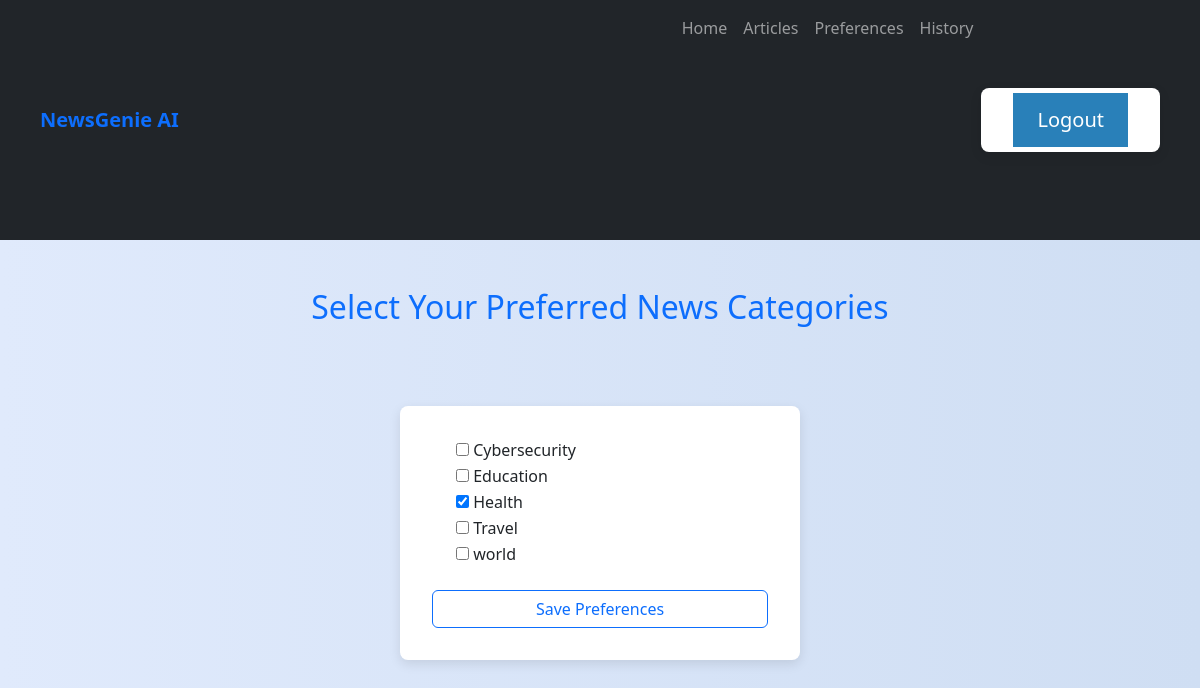
Before: /users/preferences/ (signed in) with the older database file.
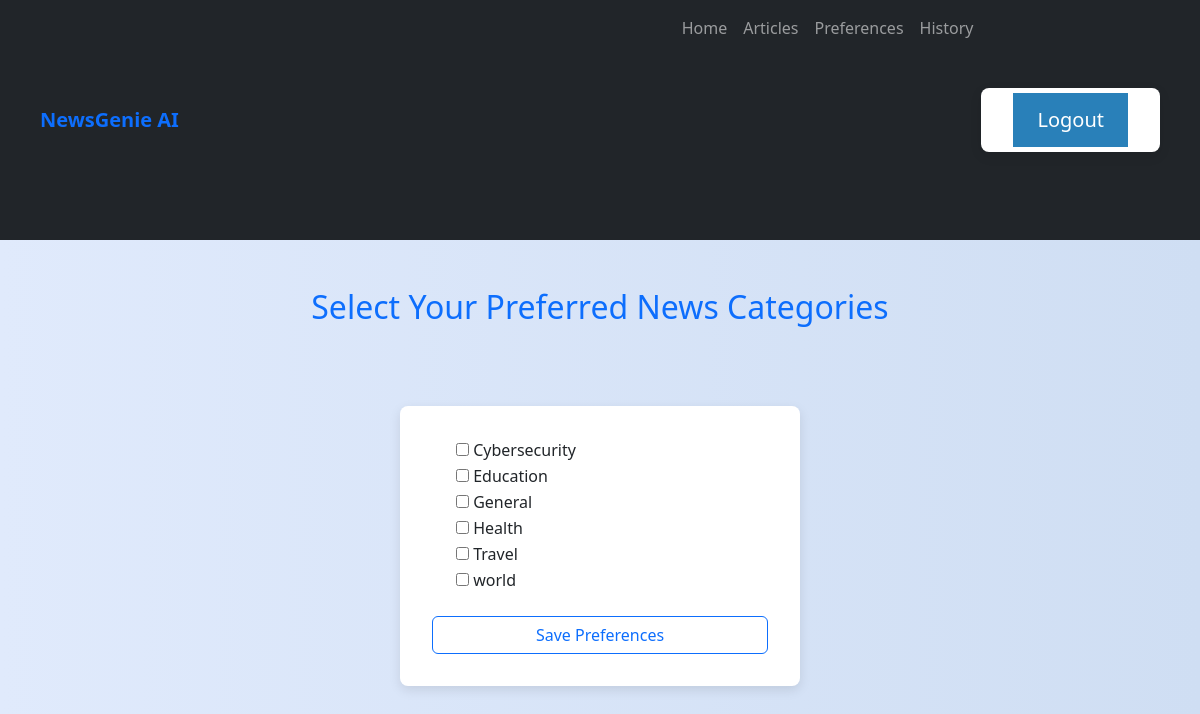
After: the same page with the newer database file.
### news/models.py (models this page shows)
class Category(models.Model):
    name = models.CharField(max_length=100)
    description = models.TextField(blank=True)
    def __str__(self):
        return self.name
    class Meta:
        ordering = ['name']

### users/views.py (the view)
# urls.py: path('preferences/', views.preferences, name='preferences'),
@login_required
def preferences(request):
    user_preference, created = UserPreference.objects.get_or_create(user=request.user)
    if request.method == 'POST':
        form = UserPreferenceForm(request.POST, instance=user_preference)
        if form.is_valid():
            form.save()
            messages.success(request, 'Your preferences have been updated!')
            return redirect('users:preferences')  # <-- FIXED
    else:
        form = UserPreferenceForm(instance=user_preference)
    return render(request, 'users/preferences.html', {'form': form})

### users/forms.py
class UserPreferenceForm(forms.ModelForm):
    preferred_categories = forms.ModelMultipleChoiceField(
        queryset=Category.objects.all().order_by('name'),
        widget=forms.CheckboxSelectMultiple,
        required=False
    )
    class Meta:
        model = UserPreference
        fields = ['preferred_categories']

### users/templates/users/preferences.html (shortened to what this page needs)
{% extends 'base.html' %}
{% block content %}
<div class="container mt-5">
    <h2 class="mb-4 text-primary">Select Your Preferred News Categories</h2>
    <form method="post">
            <div class="mb-4">
                {% for checkbox in form.preferred_categories %}
                    <div class="form-check">
                        {{ checkbox.tag }}
                        <label class="form-check-label">{{ checkbox.choice_label }}</label>
                    </div>
                {% endfor %}
            </div>
            <button type="submit" class="btn btn-outline-primary">Save Preferences</button>
    </form>
</div>
{% endblock %}

Changed rows visible on the page:
added Category: choice_label "General"
Other visible differences:
form field preferred_categories: "☑" → "☐"
